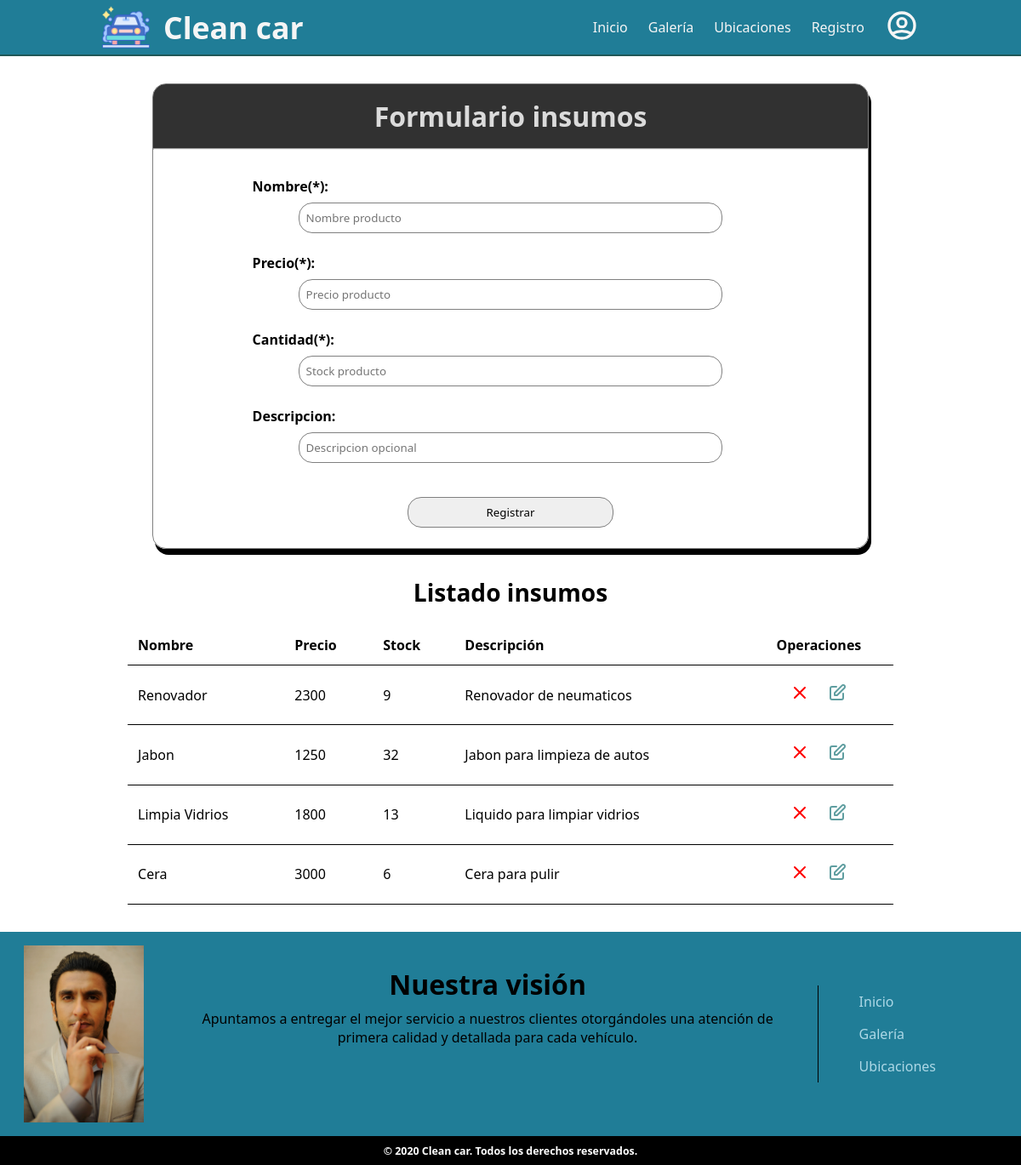
/admin_insumos/ (signed in), run on an earlier commit of the app's database.
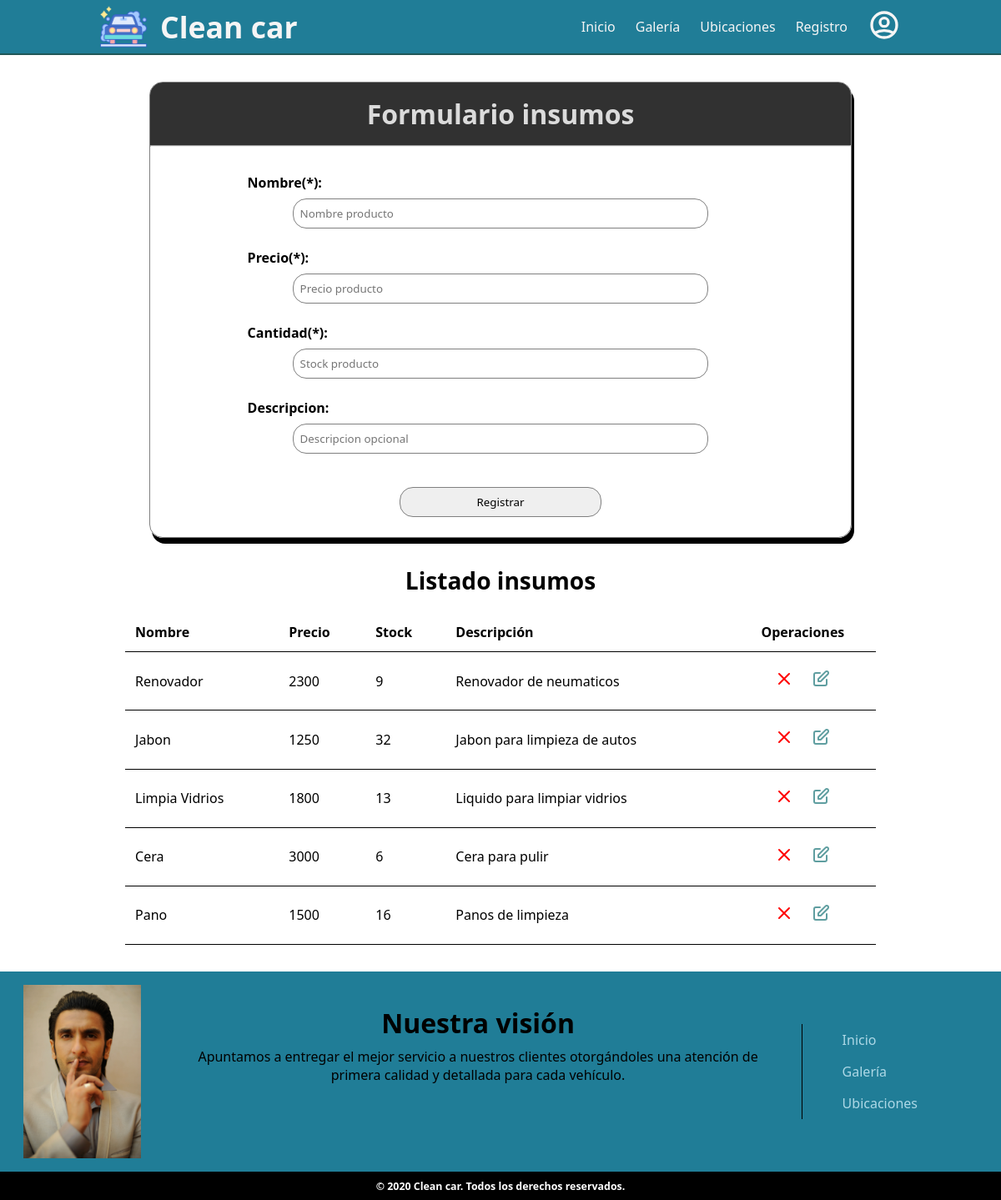
And on a later commit of the database.
### CleanCar/models.py (models this page shows, shortened)
class Insumo(models.Model):
    name        = models.CharField(max_length=120, primary_key=True)
    precio      = models.IntegerField()
    stock       = models.IntegerField()
    descripcion = models.TextField(max_length=200)

class Vision(models.Model):
    name        = models.CharField(max_length=20, primary_key=True)
    descripcion = models.TextField()

### CleanCar/views.py (the view, shortened to what this page needs)
# urls.py: path('admin_insumos/', admin_insumos, name='ADM_INSUMOS'),
@login_required(login_url='/login')
@permission_required('CleanCar.add_insumo', login_url='/login/')
def admin_insumos(request):
    vision = Vision.objects.first()
    insumo = Insumo.objects.all()
    return render(request, 'personal/adm_insumos.html', {'lista_insumos':insumo, 'vision':vision})

### CleanCar/templates/personal/adm_insumos.html (shortened to what this page needs)
{% extends 'web/base.html'%}
{% load static %}
{% block estilos %}
    <link rel="stylesheet" href="{% static 'css/form_style.css' %}">
    <link rel="stylesheet" href="{% static 'css/insumos_style.css' %}">
{% endblock estilos %}
{% block contenido %}
    <div class="content">
        <div class="formulario">
            <h1>Formulario insumos</h1>
            <hr>
            <form id="formInsumos" action="" method="POST">
                <div class="grupo">
                    <h4>Nombre(*):</h4>
                    <input class="borde" type="text" name="nombre" id="txtNombre" placeholder="Nombre producto" pattern="[A-Za-z]+" required>
                </div>
                <div class="grupo">
                    <h4>Precio(*):</h4>
                    <input class="borde" type="text" name="precio" id="txtPrecio" placeholder="Precio producto" pattern="[0-9]+" required>
                </div>
                <div class="grupo">
                    <h4>Cantidad(*):</h4>
                    <input class="borde" type="number" name="stock" id="txtStock" placeholder="Stock producto" min="0" required>
                </div>
                <div class="grupo">
                    <h4>Descripcion:</h4>
                    <input class="borde" type="text" name="descripcion" id="txtDescripcion" placeholder="Descripcion opcional" pattern="[A-Za-z]+">
                </div>
                <button type="submit" name="accion" value="registrar">Registrar</button>
            </form>
        </div>
        <div class="listado-insumos">
            <h1>Listado insumos</h1>
            <table class="lista-insumos">
                <tr>
                    <td>Nombre</td>
                    <td>Precio</td>
                    <td>Stock</td>
                    <td>Descripción</td>
                    <td>Operaciones</td>
                </tr>
                {% for item in lista_insumos %}
                <tr>
                    <td>{{item.name}}</td>
                    <td>{{item.precio}}</td>
                    <td>{{item.stock}}</td>
                    <td>{{item.descripcion}}</td>
                    <td>
                        <a onclick="confirmar('{{item.name}}')">
                            <svg xmlns="http://www.w3.org/2000/svg" fill="none" viewBox="0 0 24 24" stroke="currentColor">
                                <path stroke-linecap="round" stroke-linejoin="round" stroke-width="2" d="M6 18L18 6M6 6l12 12" />
                            </svg>
                        </a>
                        <a href="{% url 'MODIFICAR' item.name %}">
                            <svg xmlns="http://www.w3.org/2000/svg" fill="none" viewBox="0 0 24 24" stroke="currentColor">
                                <path stroke-linecap="round" stroke-linejoin="round" stroke-width="2" d="M11 5H6a2 2 0 00-2 2v11a2 2 0 002 2h11a2 2 0 002-2v-5m-1.414-9.414a2 2 0 112.828 2.828L11.828 15H9v-2.828l8.586-8.586z" />
                            </svg>
                        </a>
                    </td>
                </tr>
                {% endfor %}
            </table>
        </div>
    </div>
{% endblock contenido %}

### CleanCar/templates/web/base.html (shortened to what this page needs)
<!DOCTYPE html>
<html lang="en">
{% load static %}
<head>
    <link rel="stylesheet" href="https://cdnjs.cloudflare.com/ajax/libs/font-awesome/4.7.0/css/font-awesome.min.css">
    <link rel="stylesheet" href="{% static 'css/style.css' %}">
    {% block estilos %}
    {% endblock estilos %}
</head>
<body>
    <div id="header">
        <nav>
            <a class="logo" href="{% url 'INDEX' %}">
                <img src="{% static 'img/logo.png' %}" alt="">
                <h1>Clean car</h1>
            </a>
            <div>
            <ul id="nav-links">
                <li><a href="{% url 'INDEX' %}">Inicio</a></li>
                <li><a href="{% url 'GALERIA' %}">Galería</a></li>
                <li><a href="{% url 'UBICACIONES' %}">Ubicaciones</a></li>
                <li><a href="{% url 'FORMULARIO' %}">Registro</a></li>
                {% if user.is_authenticated %}
                    <div class="dropdown">
                    </div>
                {% else %}
                    <li><a href="{% url 'LOGIN' %}">Iniciar sesión </a></li>
                {% endif %}
            </ul>
            </div>
        </nav>
    </div>
    {% block contenido %}
    {% endblock contenido %}
    <footer class="footer">
        <div id="footer">
            <div class="contenido">
                <div>
                    <img src="{% static 'img/footer.jpg' %}" alt="">
                    <div id="vision" class="texto">
                        <h1>Nuestra visión</h1>
                        <p>{{vision.descripcion}}</p>
                    </div>
                    <ul>
                        <li><a href="{% url 'INDEX' %}">Inicio</a></li>
                        <li><a href="{% url 'GALERIA' %}">Galería</a></li>
                        <li><a href="{% url 'UBICACIONES' %}">Ubicaciones</a></li>
                    </ul>
                </div>
            </div>
            <div class="bottom">
                <h4>© 2020 Clean car.  Todos los derechos reservados.</h4>
            </div>
        </div>
    </footer>
</body>
</html>

### CleanCar/static/css/style.css (style rules this page uses)
* { margin: 0; font-family: 'Segoe UI', Tahoma, Geneva, Verdana, sans-serif; }
html, body { height: 100%; }
body { display: flex; flex-direction: column; }
.content { flex: 1 0 auto; }
.footer { flex-shrink: 0; }
#header { border-bottom: 2.5px solid rgb(32, 87, 87); background-color: rgb(32, 125, 151); }
#header nav { display: flex; justify-content: space-between; align-items: center; width: 90%; height: 3rem; margin: auto; }
#header nav .logo { display: flex; align-items: center; text-decoration: none; }
#header nav .logo img { width: 2.5rem; margin-right: 1rem; }
#header nav h1 { font-size: 1.255rem; color: whitesmoke; }
#nav-links { display: none; }
#footer { margin-top: 2rem; background-color: rgb(32, 125, 151); }
#footer .contenido { border-bottom: 1px solid black; }
#footer .contenido div { width: 98%; margin: auto; align-items: center; }
#footer .contenido div img { width: 10rem; height: 13rem; object-fit: cover; display: flex; margin: auto; padding: 2rem; }
#footer .contenido div .texto { display: block; align-self: baseline; text-align: center; }
#footer .contenido div .texto h1 { width: fit-content; margin: auto; padding-bottom: 0.5rem; }
#footer .contenido div .texto p { width: fit-content; margin: auto; padding-left: 2.5rem; padding-right: 2.5rem; }
#footer .contenido div ul { list-style: none; display: flex; width: 95%; margin: auto; padding-left: 0; }
#footer .contenido div ul li { padding: 0.5rem; flex-grow: 1; text-align: center; margin-top: 2rem; }
#footer .contenido div ul li a { text-decoration: none; font-size: 1rem; color: lightblue; }
#footer .bottom { background-color: black; }
#footer .bottom h4 { width: fit-content; margin: auto; font-size: 0.775rem; padding: 0.5rem; color: white; }
@media (min-width: 640px) { #footer .contenido div img { width: 13rem; height: 15rem; } }
@media (min-width: 640px) { #footer .contenido div ul { width: 70%; } }
@media (min-width: 768px) { #nav-links { list-style: none; display: flex; align-items: center; color: whitesmoke; } }
@media (min-width: 768px) { #nav-links li { padding-right: 1.5rem; } }
@media (min-width: 768px) { #nav-links a { text-decoration: none; color: whitesmoke; } }
@media (min-width: 768px) { .dropbtn { width: 2.5rem; cursor: pointer; } }
@media (min-width: 768px) { .dropdown { position: relative; display: inline-block; } }
@media (min-width: 768px) { #footer .contenido div img { width: 10rem; height: 13rem; margin: 1rem; padding: 0; } }
@media (min-width: 768px) { #footer .contenido div .texto { margin: 2.5rem; } }
@media (min-width: 768px) { #footer .contenido div .texto p { padding-left: 0; padding-right: 0; } }
@media (min-width: 768px) { #footer .contenido div { display: flex; justify-content: space-between; } }
@media (min-width: 768px) { #footer .contenido div ul { border-left: 1px solid black; padding-right: 5rem; padding-left: 2.5rem; display: block; width: fit-content; margin: 0; } }
@media (min-width: 768px) { #footer .contenido div ul li { text-align: left; margin-top: 0; } }
@media (min-width: 1024px) { #header nav { height: 4rem; width: 80%; } }
@media (min-width: 1024px) { #header nav h1 { font-size: 2.225rem; } }
@media (min-width: 1024px) { #header nav .logo img { width: 3.5rem; } }
@media (min-width: 1024px) { #nav-links li a { font-size: 1rem; } }

### CleanCar/static/css/insumos_style.css (style rules this page uses)
.listado-insumos h1 { text-align: center; font-weight: bold; margin: 1.255rem; font-size: 1.5rem; }
.lista-insumos { margin: auto; width: 95%; font-size: 0.625rem; border-collapse: collapse; }
.lista-insumos tr { border-bottom: 1px solid black; }
.lista-insumos tr:first-child { font-weight: bold; }
.lista-insumos td { padding: 0.5rem; }
.lista-insumos td:last-child { text-align: center; }
.lista-insumos a { color: cadetblue; text-decoration: none; cursor: pointer; }
.lista-insumos a:first-child { color: red; }
.lista-insumos svg { width: 1rem; margin: 0.5rem; }
@media (min-width: 640px) { .lista-insumos { width: 90%; font-size: 1rem; } }
@media (min-width: 640px) { .lista-insumos td { padding: 0.755rem; } }
@media (min-width: 640px) { .lista-insumos svg { width: 1.255rem; } }
@media (min-width: 768px) { .lista-insumos { width: 85%; } }
@media (min-width: 768px) { .lista-insumos svg { width: 1.5rem; } }
@media (min-width: 1024px) { .listado-insumos h1 { font-size: 1.755rem; } }
@media (min-width: 1024px) { .lista-insumos { width: 75%; } }

What changed in the data, as far as the page shows it:
added Insumo: name "Pano", precio "1500", stock "16", descripcion "Panos de limpieza"
